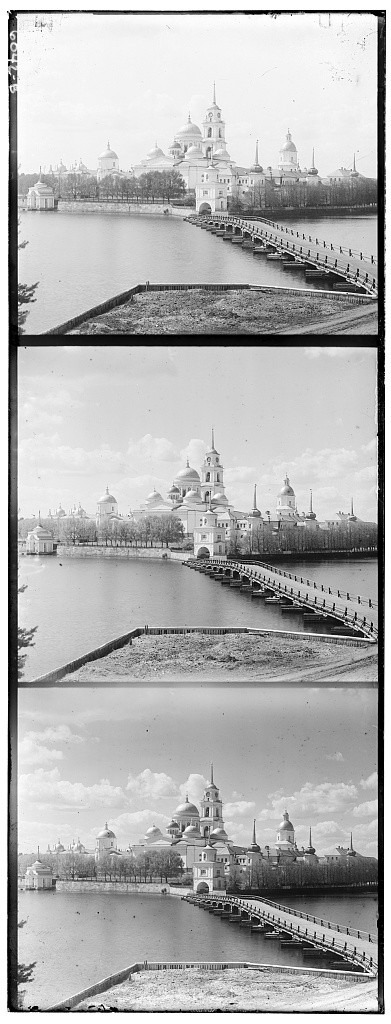
#> input picture 1/proj1_data/monastery.jpg, 391 x 1024 px, found by its file name
$ python main.py
#> lines starting #> are read from the running program, lines starting #| are printed output that depends on the picture
### 1/align.py
# these are just some suggested libraries
# instead of scikit-image you could use matplotlib and opencv to read, write, and display images
import numpy as np
import skimage as sk
import skimage.io as skio
import cv2


# name of the input file
imname = '1/proj1_data/monastery.jpg'

# read in the image
im = skio.imread(imname)
#> im is the input picture: shape (1024, 391); min 0, max 255, mean 177.7

"""
====================
Efficiency Measures
====================
"""
# convert to double (might want to do this later on to save memory)
im = sk.img_as_float(im)

"""
====================
Image Separation
====================
"""
# compute the height of each part (just 1/3 of total)
height = np.floor(im.shape[0] / 3.0).astype(int)
#> height = 341

# separate color channels
b = im[:height]
g = im[height: 2*height]
r = im[2*height: 3*height]


# clean up picture frames (cropping)
row, col = b.shape
#> row = 341; col = 391
b_cropped = b[int(col*0.1): int(col - 0.1*col), int(0.1*row):int(row - 0.1*row)]
g_cropped = g[int(col*0.1): int(col - 0.1*col), int(0.1*row):int(row - 0.1*row)]
r_cropped = r[int(col*0.1): int(col - 0.1*col), int(0.1*row):int(row - 0.1*row)]

"""
====================
Image Alignment
====================
"""

# align the images
# functions that might be useful for aligning the images include:
# np.roll, np.sum, sk.transform.rescale (for multiscale)

def ncc(base, match):
    # calculating NCC value for 2 matrixes
    I = base - np.mean(base)
    P = match - np.mean(match)
    numerator = np.sum(I*P)
    denominator = np.sqrt(np.sum(I**2) * np.sum(P**2))
    return numerator / denominator

def align_ncc(base, match, x_shift, y_shift):
    """
    using base as reference, match match to base
    """
    best_ncc = -1
    # nested loop for rolling x and y
    for x in range(x_shift-15, x_shift+15):
        for y in range(y_shift-15, y_shift+15):
            temp = np.roll(np.roll(match, y, axis=0), x, axis=1)
            cur_ncc = ncc(base, temp)
            if cur_ncc > best_ncc:
                x_shift, y_shift = x, y
                best_ncc = cur_ncc
    return (x_shift, y_shift)

"""
====================
Pyramid
====================
"""

# [45 lines left out: functions pyramid_align, sobel, not called in this run]


# [13 lines of commented-out code are left out]

"""
====================
No Alignment
====================
"""

im_out = np.dstack([r, g, b])

"""
====================
Image Display
====================
"""
# save the image
im_out_uint8 = sk.img_as_ubyte(im_out)
fname = '1/final_result/no_align_monastery.jpg'
skio.imsave(fname, im_out_uint8)

# display the image
skio.imshow(im_out)
skio.show()

### 1/main.py
from align import align_ncc, pyramid_align
import numpy as np
import skimage as sk
import skimage.io as skio
import os

jpg = ["cathedral.jpg", "monastery.jpg", "tobolsk.jpg"]
# emir uses edge for better performance
tif_part1 = ["church.tif", "emir.tif", "harvesters.tif", "icon.tif", "italil.tif"]
# lastochikino and lugano uses edge for better performance
tif_part2 = ["lastochikino.tif", "lugano.tif", "melons.tif", "self_portrait.tif", "siren.tif", "three_generations.tif"]
extra = ["detali_sobora.tif", "locomotive.tif", "monrepos_park.tif", "village_dagestan.tif"]
fix = ["lastochikino.tif", "lugano.tif", "emir.tif"]

def picture_dimensions(pic_list):
    for pic in pic_list:
        write(pic)
        imname = '1/proj1_data/'+pic
        im = skio.imread(imname)
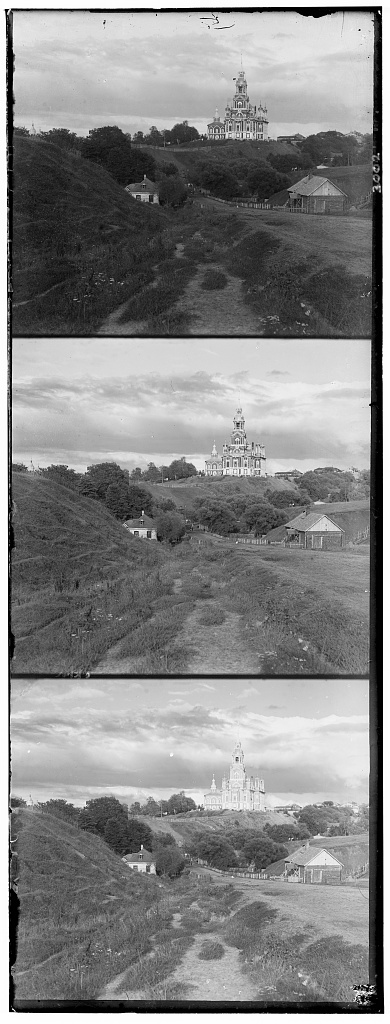
#> input picture 1/proj1_data/cathedral.jpg, 390 x 1024 px, found by its file name
#> im is the input picture: shape (1024, 390); min 0, max 255, mean 133.7
        im = sk.img_as_float(im)
        height = np.floor(im.shape[0] / 3.0).astype(int)
#> height = 341

        b = im[:height]
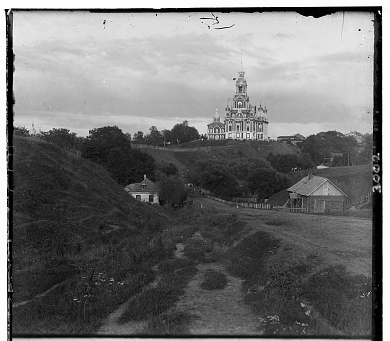
#> b: shape (341, 390) float64; min 0, max 1, mean 0.447
        g = im[height: 2*height]
#> g: shape (341, 390) float64
        r = im[2*height: 3*height]
#> r: shape (341, 390) float64

        row, col = b.shape
#> row = 341; col = 390
        b_cropped = b[int(col*0.1): int(col - 0.1*col), int(0.1*row):int(row - 0.1*row)]
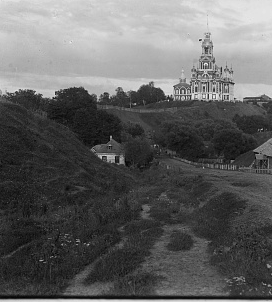
#> b_cropped: shape (302, 272) float64; min 0, max 0.965, mean 0.381
        g_cropped = g[int(col*0.1): int(col - 0.1*col), int(0.1*row):int(row - 0.1*row)]
        r_cropped = r[int(col*0.1): int(col - 0.1*col), int(0.1*row):int(row - 0.1*row)]
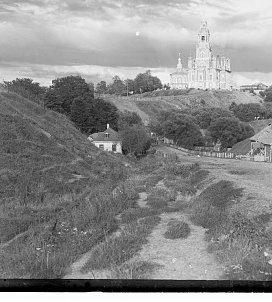
#> r_cropped: shape (302, 272) float64; min 0, max 1, mean 0.545

        ag = align_ncc(b_cropped, g_cropped, 0, 0) # use for naive align (low-res)
#> the loop in align_ncc, `for x in range(x_shift-15, x_shift+15):` made 30 passes
#> pass 1, in ncc (call 3), `P = match - np.mean(match)`:
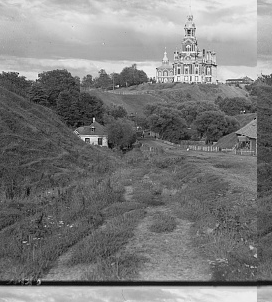
#> P: shape (302, 272) float64; min -0.49, max 0.51, mean -7.92e-17; drawn with min black and max white

        # ag = pyramid_align(b_cropped, g_cropped, 5, False) # uncomment for tif
        # specific images that don't work with regular pyramid_ncc_align need to use edge mapping instead -> change False to True
        write("green shift: " + str(ag))
        g_shifted = np.roll(np.roll(g, ag[1], axis=0), ag[0], axis=1)

        ar = align_ncc(b_cropped, r_cropped, 0, 0) # use for naive align (low-res)

        # ar = pyramid_align(b_cropped, r_cropped, 5, False) # uncomment for tif
        # specific images that don't work with regular pyramid_ncc_align need to use edge mapping instead -> change False to True
        write("red shift: " + str(ar))
        r_shifted = np.roll(np.roll(r, ar[1], axis=0), ar[0], axis=1)
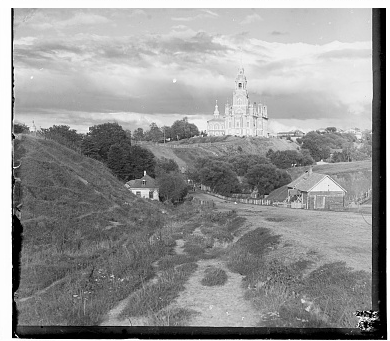
#> r_shifted: shape (341, 390) float64; min 0, max 1, mean 0.584

        # create a color image (stack images on top of each other)
        im_out = np.dstack([r_shifted, g_shifted, b])
#> im_out: shape (341, 390, 3) float64
        save_image(pic, im_out)

"""
====================
Helper Functions
====================
"""

def save_image(name, image):
#> called with name = 'cathedral.jpg'
    name, _ = os.path.splitext(name)
    im_out_uint8 = sk.img_as_ubyte(image)
#> im_out_uint8: shape (341, 390, 3)
    fname = '1/final_result/'+name+'.jpg'
    skio.imsave(fname, im_out_uint8)
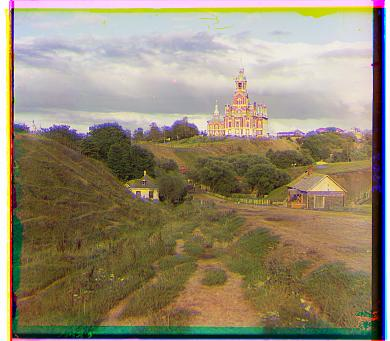
#> saved as cathedral.jpg: shape (341, 390, 3); mean R, G, B 149.1, 137.7, 113.8
#> pass 3 of the loop in picture_dimensions, `for pic in pic_list:`:
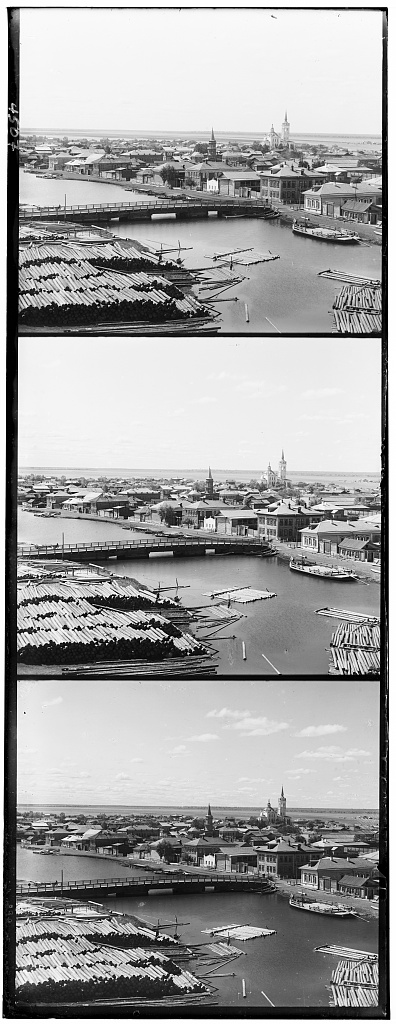
#> input picture 1/proj1_data/tobolsk.jpg, 396 x 1024 px, found by its file name
#> in picture_dimensions, im is the input picture: shape (1024, 396); min 0, max 255, mean 161
#> in picture_dimensions, `b = im[:height]`:
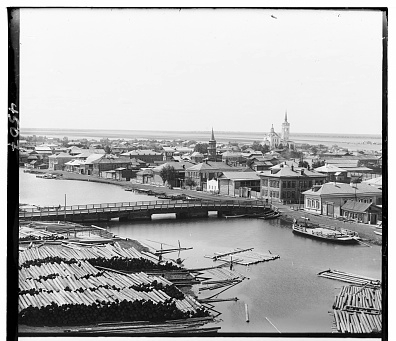
#> b: shape (341, 396) float64; min 0, max 1, mean 0.682


def write(info):
    with open("1/results.txt", "a") as f:
        f.write(info+'\n')

picture_dimensions(jpg)
